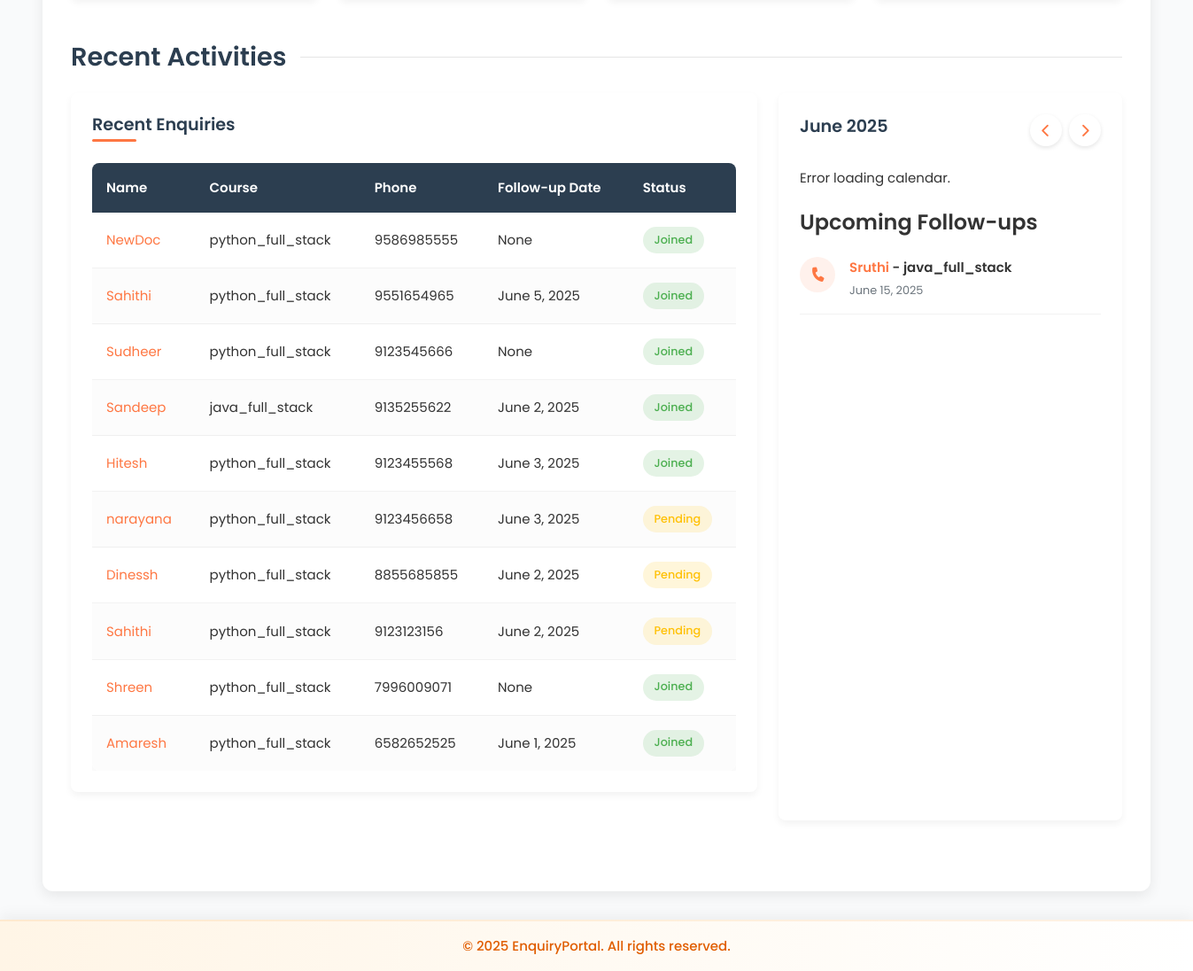
The page / (signed in, lower part) on the database as committed earlier.
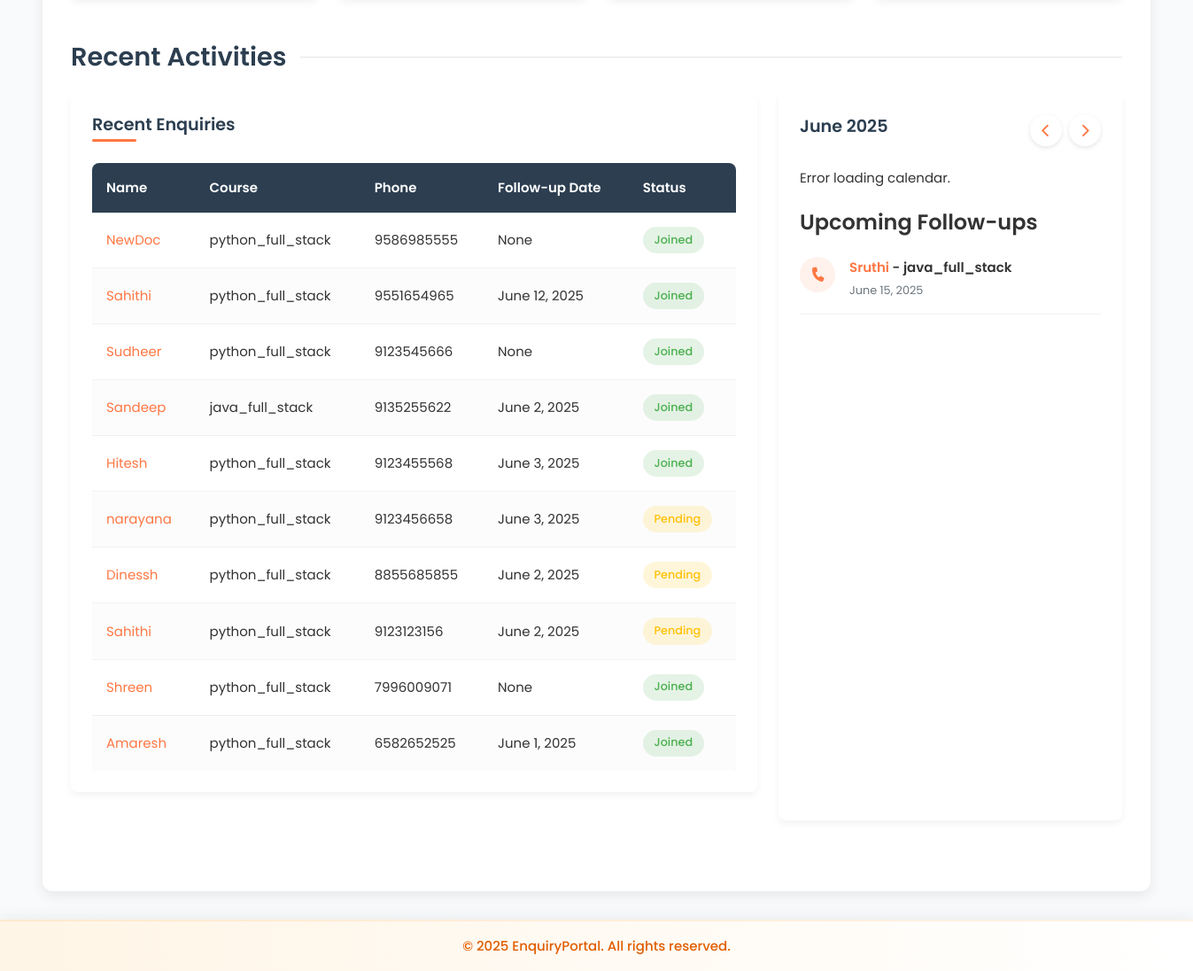
The same page on the database as committed later.
### enquiry/models.py (models this page shows, shortened)
class Enquiry(models.Model):
    STATUS_CHOICES = [
        ('joined', 'Joined'),
        ('pending', 'Pending'),
        ('dropout', 'Dropout'),
    ]
    SUBJECT_CHOICES = [
        ('java_full_stack', 'Java Full Stack'),
        ('python_full_stack', 'Python Full Stack'),
        ('other', 'Other'),
    ]
    ENQUIRY_TYPE_CHOICES = [
        ('someone_telephonic', 'Enquiry for Someone Telephonic'),
        ('direct_telephonic', 'Direct Enquiry Telephonic'),
        ('someone_walkin', 'Enquiry for Someone WalkIn'),
        ('direct_walkin', 'Direct Enquiry WalkIn'),
        ('telephonic_to_walkin', 'Telephonic To Walkin'),
    ]
    name = models.CharField(max_length=100)
    mobile = models.CharField(max_length=15, unique=True)
    subject = models.CharField(max_length=50, choices=SUBJECT_CHOICES)
    status = models.CharField(max_length=10, choices=STATUS_CHOICES, default='pending')
    enquiry_type = models.CharField(max_length=30, choices=ENQUIRY_TYPE_CHOICES, default='direct_telephonic')
    counsellor = models.ForeignKey(Counsellor, on_delete=models.CASCADE)
    created_at = models.DateTimeField(auto_now_add=True)
    followup_date = models.DateField(null=True, blank=True)
    enquiry_date = models.DateField(null=True, blank=True)
    parent_number = models.CharField(max_length=15, blank=True, null=True)
    fees_paid_date = models.DateField(null=True, blank=True)
    native_district_name=models.CharField(max_length=30,blank=True,null=True)
    target_fees = models.DecimalField(
        max_digits=12, decimal_places=2,
        null=True, blank=True,
        help_text="Total fees for the course"
    )
    fees_paid = models.DecimalField(
        max_digits=12, decimal_places=2,
        default=0.00,
        help_text="Total amount paid by the student"
    )
    fees_balance = models.DecimalField(
        max_digits=12, decimal_places=2,
        null=True, blank=True,
        help_text="Remaining balance (calculated automatically)"
    )
    due_date = models.DateField(
        null=True, blank=True,
        help_text="Deadline for full fees payment"
    )
    other_subject_name = models.CharField(
        max_length=100,
        blank=True,
        null=True,
        help_text="Specify the subject if 'Other' is selected"
    )
    is_joined_batch = models.BooleanField(
    default=False,
    help_text="True if the student has joined a batch"
)
    joined_date = models.DateField(
        null=True,
        blank=True,
        help_text="Date when the student joined"
    )
    VISIT_TYPE_CHOICES = [
        ('alone_walkin', 'Alone Walkin'),
        ('came_with_parents', 'Came with parents'),
        ('student_reference', 'Student Reference'),
        ('old_student_reference', 'Old Student Reference'),
        ('came_with_relatives', 'Came with relatives'),
        ('telephonic','Telephonic'),
    ]
    visit_type = models.CharField(
        max_length=30,
        choices=VISIT_TYPE_CHOICES,
        default='alone_walkin',
        help_text="How did the student come for enquiry?"
    )

### enquiry/views.py (the view)
# urls.py: path('', views.dashboard, name='dashboard'),
@login_required(login_url='accounts:login')
def dashboard(request):
    now_ist = get_ist_time()
    today = now_ist.date()
    print("IST Now:", now_ist)
    print("Today (IST Date):", today)
    current_month = today.month
    current_year = today.year
    current_day = today.day
    pending_count = Enquiry.objects.filter(status='pending').count()
    joined_count = Enquiry.objects.filter(status='joined').count()
    dropout_count = Enquiry.objects.filter(status='dropout').count()
    total_enquiries = pending_count + joined_count + dropout_count
    max_height = 200
    pending_percentage = (pending_count / total_enquiries * max_height) if total_enquiries else 0
    joined_percentage = (joined_count / total_enquiries * max_height) if total_enquiries else 0
    dropout_percentage = (dropout_count / total_enquiries * max_height) if total_enquiries else 0
    today_followup_qs = Enquiry.objects.filter(followup_date=today)
    today_followup_count = today_followup_qs.count()
    print("Today's followups (QS):", today_followup_qs)
    print("Count:", today_followup_count)
    recent_enquiries = Enquiry.objects.order_by('-created_at')[:10]
    next_week = today + timedelta(days=7)
    upcoming_followups = Enquiry.objects.filter(
        followup_date__gte=today,
        followup_date__lte=next_week,
        status='pending'
    ).order_by('followup_date')[:10]
    cal = calendar.monthcalendar(current_year, current_month)
    month_name = calendar.month_name[current_month]
    weekday_names = ['Sun', 'Mon', 'Tue', 'Wed', 'Thu', 'Fri', 'Sat']
    followup_dates = list(
        Enquiry.objects.filter(
            followup_date__year=current_year,
            followup_date__month=current_month
        ).values_list('followup_date__day', flat=True).distinct()
    )
    context = {
        'pending_count': pending_count,
        'joined_count': joined_count,
        'dropout_count': dropout_count,
        'total_enquiries': total_enquiries,
        'today_followup_count': today_followup_count,
        'pending_percentage': pending_percentage,
        'joined_percentage': joined_percentage,
        'dropout_percentage': dropout_percentage,
        'recent_enquiries': recent_enquiries,
        'upcoming_followups': upcoming_followups,
        'calendar_data': cal,
        'month_name': month_name,
        'current_year': current_year,
        'current_month': current_month,
        'current_day': current_day,
        'followup_dates': followup_dates,
        'weekday_names': weekday_names,
    }
    return render(request, 'dashboard.html', context)

### enquiry/models.py (called while the page is built)
    @property
    def actual_collected(self):
        from .models import PaymentHistory
        total = PaymentHistory.objects.filter(
            payment_date__year=self.year,
            payment_date__month=self.month
        ).aggregate(Sum('amount_paid'))['amount_paid__sum'] or Decimal('0.00')
        return total

### enquiry/views.py (called while the page is built)
def get_ist_time():
    return datetime.now(IST)

### template/dashboard.html (shortened to what this page needs)
{% extends "base.html" %}
{% block content %}
<div class="dashboard-section" data-aos="fade-up" data-aos-delay="300">
    <div class="section-title">
        <h2>Recent Activities</h2>
    </div>
    <div style="display: grid; grid-template-columns: 2fr 1fr; gap: 1.5rem;" class="dashboard-layout">
        <div class="chart-container">
            <h3 class="chart-title">Recent Enquiries</h3>
            <div class="table-responsive">
                <table class="enquiry-table">
                    <thead>
                        <tr>
                            <th>Name</th>
                            <th>Course</th>
                            <th>Phone</th>
                            <th>Follow-up Date</th>
                            <th>Status</th>
                        </tr>
                    </thead>
                    <tbody>
                        {% for enquiry in recent_enquiries %}
                        <tr>
                            <td><a href="{% url 'enquiry:enquiry_details' enquiry.id %}">{{ enquiry.name }}</a></td>
                            <td>{{ enquiry.subject }}</td>
                            <td>{{ enquiry.mobile }}</td>
                            <td>{{ enquiry.followup_date }}</td>
                            <td>
                                {% if enquiry.status == 'pending' %}
                                <span class="status-badge status-pending">Pending</span>
                                {% elif enquiry.status == 'joined' %}
                                <span class="status-badge status-joined">Joined</span>
                                {% elif enquiry.status == 'dropout' %}
                                <span class="status-badge status-dropout">Dropout</span>
                                {% endif %}
                            </td>
                        </tr>
                        {% empty %}
                        <tr>
                            <td colspan="5" style="text-align: center;">No recent enquiries found.</td>
                        </tr>
                        {% endfor %}
                    </tbody>
                </table>
            </div>
        </div>
        <div class="mini-calendar">
            <div class="calendar-header">
                <h3 class="calendar-title" id="calendar-month-year">{{ month_name }} {{ current_year }}</h3>
                <div class="calendar-nav">
                    <button id="prev-month"><i class="fas fa-chevron-left"></i></button>
                    <button id="next-month"><i class="fas fa-chevron-right"></i></button>
                </div>
            </div>
            <div id="calendar-container">
            </div>
            <div style="margin-top: 1.5rem;">
    <h4 id="followups-title">Upcoming Follow-ups</h4>
    <div id="followups-container" class="activity-feed">
        {% for followup in upcoming_followups %}
            <div class="activity-item">
                <div class="activity-icon"><i class="fas fa-phone-alt"></i></div>
                <div class="activity-content">
                    <div class="activity-title">
                        {% if followup.id %}
                            <a href="{% url 'enquiry:enquiry_details' followup.id %}">
                                {{ followup.name }}
                            </a>
                        {% else %}
                            {{ followup.name }}
                        {% endif %}
                        - {{ followup.subject|default:"N/A" }}
                    </div>
                    <div class="activity-time">{{ followup.followup_date }}</div>
                </div>
            </div>
        {% empty %}
            <p>No upcoming follow-ups.</p>
        {% endfor %}
    </div>
</div>
        </div>
    </div>
</div>
{% endblock %}

Rows that differ between the two databases and show on the page:
changed Enquiry: followup_date "June 5, 2025" → "June 12, 2025"
